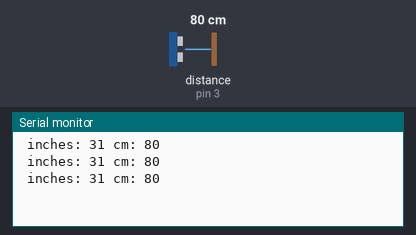
Simulated run of this program. Board: Arduino Mega 2560, built with avr-gcc and run on an emulated ATmega2560. Parts: the last lines printed to the serial monitor. Wiring (inferred from the names in the program): ultrasonic range finder: trigger pin 2; echo pin 3. The test bench sets the inputs (shaded band); at power-on: distance to the obstacle (sensor on pin 3) 80 cm. The echo pulse lasts 58.3 µs per cm.

Above: at 1.2 s.
1.3 s: distance to the obstacle (sensor on pin 3) set to 2 cm
At 1.78 s:
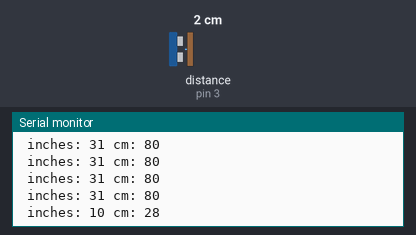
4.3 s: distance to the obstacle (sensor on pin 3) set to 4 cm
At 4.5 s:
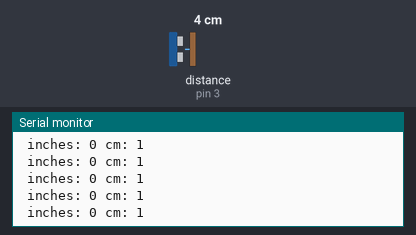
Timing chart, 0 to 7.3 s (numbered marks = the images above; inputs shaded):
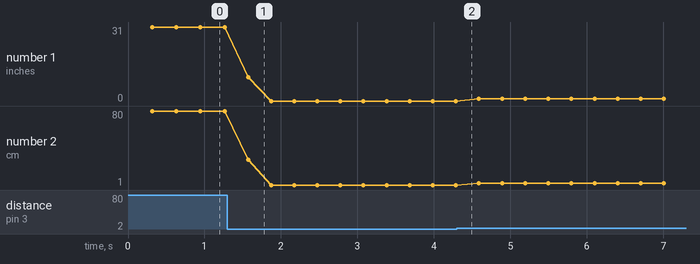

Measured:
- after the input at 1.3 s, the serial monitor: prints a new line after 0.27 s (image 1)
- plotted number 1: 31 → 0 after the input at 1.3 s
- plotted number 2: 80 → 1 after the input at 1.3 s, 1 → 3 after the input at 4.3 s

The program:

main.cpp
```cpp
#include <Arduino.h>

int trigger = 2;
int echo = 3;
int media;

void setup() {

  Serial.begin(9600);
  pinMode(trigger, OUTPUT);
  pinMode(echo, INPUT);
}

void loop() {

  long duration, inches, cm, plus=0;

  for (int i=0; i<3; i++){

    digitalWrite(trigger, LOW);
    delayMicroseconds(2);
    digitalWrite(trigger, HIGH);
    delayMicroseconds(5);
    digitalWrite(trigger, LOW);

  //pulseIn is a function to read a pulse duration
    duration = pulseIn(echo, HIGH);

    plus = plus + duration;

    delay(100);
  }

  plus = plus / 3;

  inches = plus / 74 / 2;
  cm = plus / 29 / 2;

  Serial.print(" inches: ");
  Serial.print(inches);
  Serial.print(" cm: ");
  Serial.print(cm);

  Serial.println();

}
```
